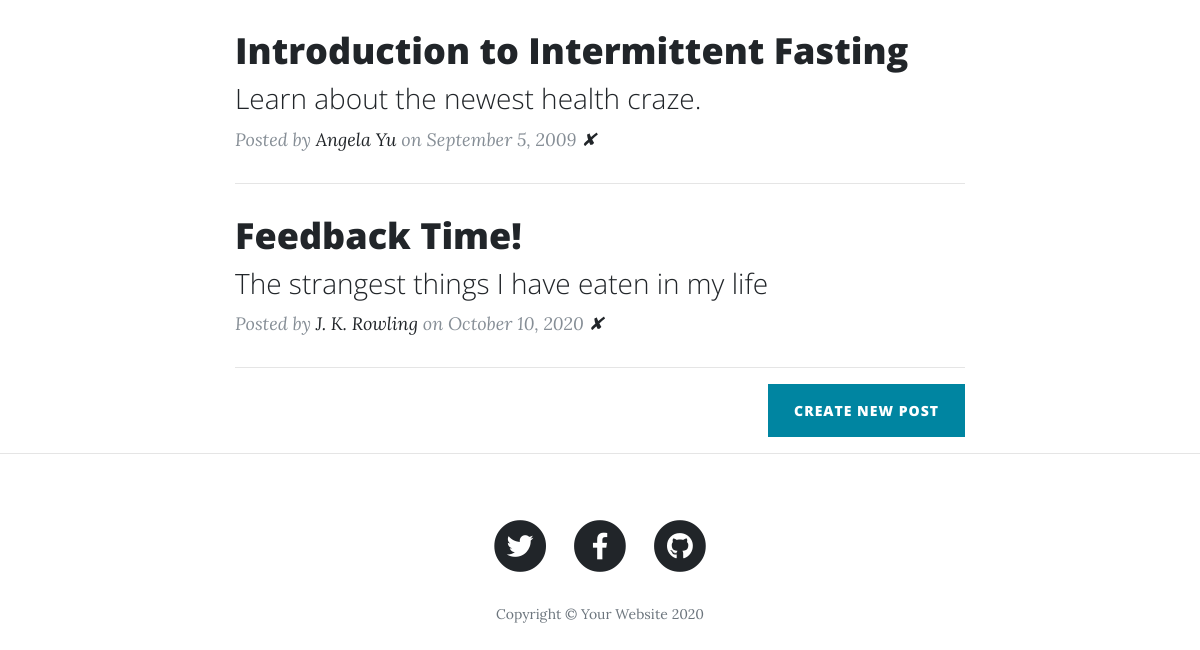
The app's page / (lower part), older data.
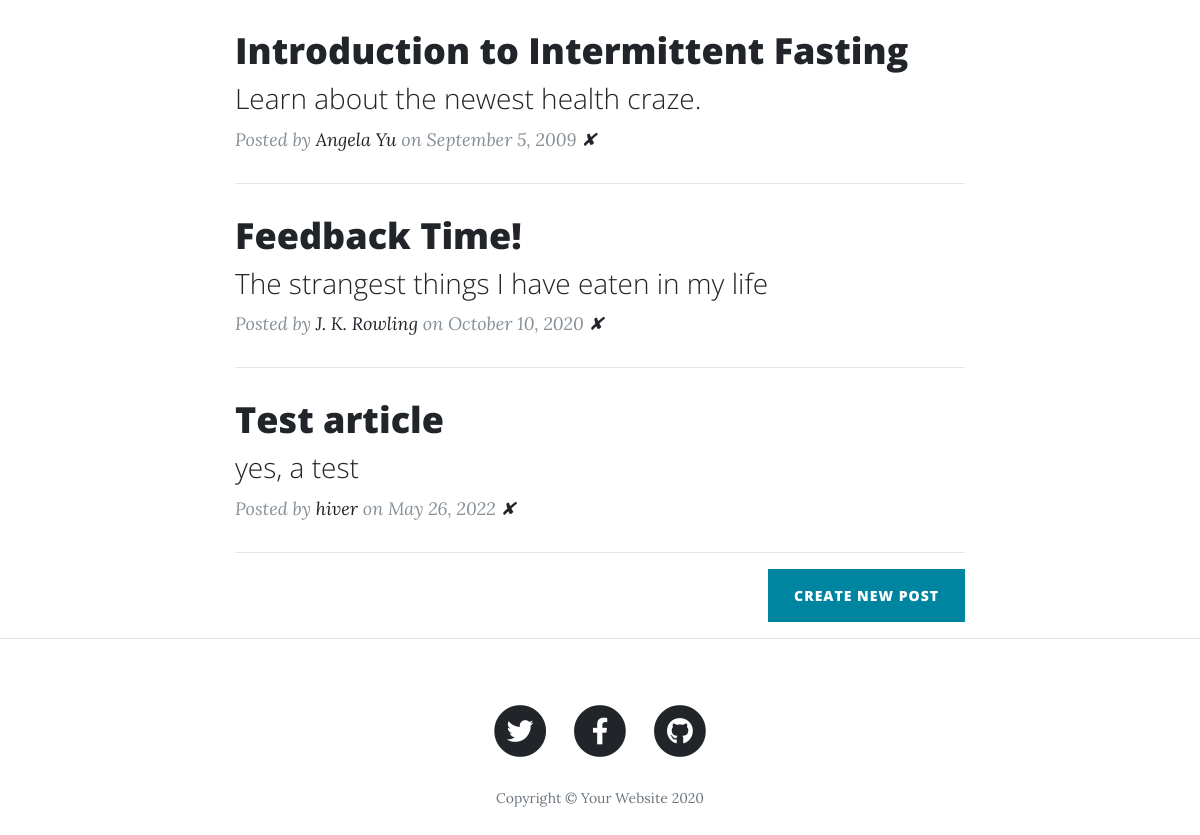
The same page, newer data.
### main.py (models this page shows)
class BlogPost(db.Model):
    id = db.Column(db.Integer, primary_key=True)
    title = db.Column(db.String(250), unique=True, nullable=False)
    subtitle = db.Column(db.String(250), nullable=False)
    date = db.Column(db.String(250), nullable=False)
    body = db.Column(db.Text, nullable=False)
    author = db.Column(db.String(250), nullable=False)
    img_url = db.Column(db.String(250), nullable=False)

### main.py (the view)
@app.route('/')
def get_all_posts():
    all_posts = db.session.query(BlogPost).all()
    return render_template("index.html", all_posts=all_posts)

### templates/index.html (shortened to what this page needs)
{% include "header.html" %}
  <div class="container">
    <div class="row">
      <div class="col-lg-8 col-md-10 mx-auto">
        {% for post in all_posts %}
        <div class="post-preview">
          <a href="{{ url_for('show_post', index=post.id) }}">
            <h2 class="post-title">
              {{post.title}}
            </h2>
            <h3 class="post-subtitle">
              {{post.subtitle}}
            </h3>
          </a>
          <p class="post-meta">Posted by
            <a href="#">{{post.author}}</a>
            on {{post.date}} <a href="{{url_for('delete', index=post.id) }}">✘</a></p>
        </div>
        <hr>
        {% endfor %}
        <div class="clearfix">
          <a class="btn btn-primary float-right" href="#">Create New Post</a>
        </div>
      </div>
    </div>
  </div>
  <hr>
{% include "footer.html" %}

Row changes from the older to the newer data that the page shows:
added BlogPost: title "Test article", subtitle "yes, a test", author "hiver", date "May 26, 2022"
